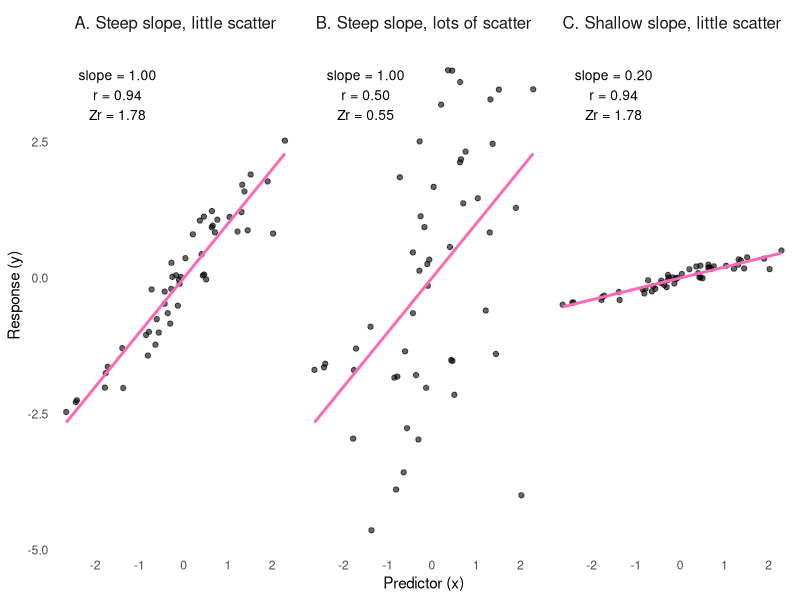

The R source for this figure:
## ---- chunk 1
#| label: fig-r-slope-scatter
#| fig-cap: "Three simulated datasets with the same 50 values of $x$. Panels A and B share the same slope but differ in scatter, so their correlations differ. Panels A and C have very different slopes but the same scatter relative to the slope, so their correlations are identical."
#| code-fold: true
#| fig-width: 9
#| fig-height: 3.5
#| eval: true
#| echo: true

library("ggplot2")

set.seed(42)
n <- 50
x <- rnorm(n)
e <- as.numeric(scale(resid(lm(rnorm(n) ~ x))))  # noise uncorrelated with x, so the fitted slope equals b exactly
scenarios <- data.frame(
  panel = c("A. Steep slope, little scatter", "B. Steep slope, lots of scatter", "C. Shallow slope, little scatter"),
  b     = c(1, 1, 0.2),
  sigma = c(0.4, 2, 0.08)
)

sim <- do.call(rbind, lapply(seq_len(nrow(scenarios)), function(i) {
  data.frame(panel = scenarios$panel[i], x = x,
             y = scenarios$b[i] * x + scenarios$sigma[i] * e)
}))

labs_df <- do.call(rbind, lapply(split(sim, sim$panel), function(d) {
  data.frame(panel = d$panel[1],
             label = sprintf("slope = %.2f\nr = %.2f\nZr = %.2f", 
                             coef(lm(y ~ x, data = d))[2], 
                             cor(d$x, d$y),
                             atanh(cor(d$x, d$y))))
}))

p <- ggplot(sim, aes(x = x, y = y)) +
  geom_point(alpha = 0.6) +
  geom_smooth(method = "lm", se = FALSE, color = "hotpink", linewidth = 1) +
  geom_text(data = labs_df, aes(x = -1.5, y = 4, label = label),
            # hjust = -0.1, 
            vjust = 1.2, size = 3.5) +
  facet_wrap(~ panel) +
  theme_minimal() +
  theme(panel.grid = element_blank(),
        strip.text = element_text(size = 12))+
  labs(x = "Predictor (x)", y = "Response (y)")
p
